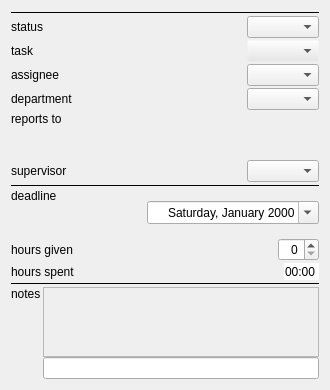
<?xml version="1.0" encoding="UTF-8"?>
<ui version="4.0">
 <class>Form</class>
 <widget class="QWidget" name="Form">
  <property name="geometry">
   <rect>
    <x>0</x>
    <y>0</y>
    <width>330</width>
    <height>390</height>
   </rect>
  </property>
  <property name="sizePolicy">
   <sizepolicy hsizetype="Preferred" vsizetype="Preferred">
    <horstretch>0</horstretch>
    <verstretch>0</verstretch>
   </sizepolicy>
  </property>
  <property name="windowTitle">
   <string>Form</string>
  </property>
  <layout class="QGridLayout" name="gridLayout">
   <item row="0" column="0">
    <layout class="QVBoxLayout" name="verticalLayout_4">
     <property name="spacing">
      <number>2</number>
     </property>
     <item>
      <widget class="QWidget" name="widget_comboboxes" native="true">
       <property name="enabled">
        <bool>true</bool>
       </property>
       <layout class="QGridLayout" name="gridLayout_5">
        <property name="margin">
         <number>0</number>
        </property>
        <property name="spacing">
         <number>2</number>
        </property>
        <item row="0" column="0">
         <layout class="QVBoxLayout" name="vlayout_comboboxes">
          <property name="spacing">
           <number>2</number>
          </property>
          <item>
           <widget class="Line" name="line_2">
            <property name="frameShadow">
             <enum>QFrame::Plain</enum>
            </property>
            <property name="orientation">
             <enum>Qt::Horizontal</enum>
            </property>
           </widget>
          </item>
          <item>
           <layout class="QHBoxLayout" name="horizontalLayout_12">
            <property name="spacing">
             <number>2</number>
            </property>
            <item>
             <widget class="QLabel" name="label_6">
              <property name="text">
               <string>status</string>
              </property>
             </widget>
            </item>
            <item>
             <spacer name="horizontalSpacer_5">
              <property name="orientation">
               <enum>Qt::Horizontal</enum>
              </property>
              <property name="sizeHint" stdset="0">
               <size>
                <width>0</width>
                <height>0</height>
               </size>
              </property>
             </spacer>
            </item>
            <item>
             <widget class="QComboBox" name="combobox_status">
              <property name="sizePolicy">
               <sizepolicy hsizetype="Minimum" vsizetype="Minimum">
                <horstretch>0</horstretch>
                <verstretch>0</verstretch>
               </sizepolicy>
              </property>
              <property name="sizeAdjustPolicy">
               <enum>QComboBox::AdjustToContents</enum>
              </property>
             </widget>
            </item>
           </layout>
          </item>
          <item>
           <layout class="QHBoxLayout" name="horizontalLayout_11">
            <property name="spacing">
             <number>2</number>
            </property>
            <item>
             <widget class="QLabel" name="label_7">
              <property name="text">
               <string>task</string>
              </property>
             </widget>
            </item>
            <item>
             <spacer name="horizontalSpacer_4">
              <property name="orientation">
               <enum>Qt::Horizontal</enum>
              </property>
              <property name="sizeHint" stdset="0">
               <size>
                <width>0</width>
                <height>0</height>
               </size>
              </property>
             </spacer>
            </item>
            <item>
             <widget class="QComboBox" name="combobox_task">
              <property name="sizePolicy">
               <sizepolicy hsizetype="Minimum" vsizetype="Minimum">
                <horstretch>0</horstretch>
                <verstretch>0</verstretch>
               </sizepolicy>
              </property>
              <property name="palette">
               <palette>
                <active>
                 <colorrole role="WindowText">
                  <brush brushstyle="SolidPattern">
                   <color alpha="255">
                    <red>0</red>
                    <green>0</green>
                    <blue>0</blue>
                   </color>
                  </brush>
                 </colorrole>
                 <colorrole role="Button">
                  <brush brushstyle="SolidPattern">
                   <color alpha="0">
                    <red>232</red>
                    <green>232</green>
                    <blue>232</blue>
                   </color>
                  </brush>
                 </colorrole>
                 <colorrole role="Light">
                  <brush brushstyle="SolidPattern">
                   <color alpha="0">
                    <red>255</red>
                    <green>255</green>
                    <blue>255</blue>
                   </color>
                  </brush>
                 </colorrole>
                 <colorrole role="Midlight">
                  <brush brushstyle="SolidPattern">
                   <color alpha="0">
                    <red>243</red>
                    <green>243</green>
                    <blue>243</blue>
                   </color>
                  </brush>
                 </colorrole>
                 <colorrole role="Dark">
                  <brush brushstyle="SolidPattern">
                   <color alpha="0">
                    <red>116</red>
                    <green>116</green>
                    <blue>116</blue>
                   </color>
                  </brush>
                 </colorrole>
                 <colorrole role="Mid">
                  <brush brushstyle="SolidPattern">
                   <color alpha="0">
                    <red>155</red>
                    <green>155</green>
                    <blue>155</blue>
                   </color>
                  </brush>
                 </colorrole>
                 <colorrole role="Text">
                  <brush brushstyle="SolidPattern">
                   <color alpha="255">
                    <red>0</red>
                    <green>0</green>
                    <blue>0</blue>
                   </color>
                  </brush>
                 </colorrole>
                 <colorrole role="BrightText">
                  <brush brushstyle="SolidPattern">
                   <color alpha="255">
                    <red>255</red>
                    <green>255</green>
                    <blue>255</blue>
                   </color>
                  </brush>
                 </colorrole>
                 <colorrole role="ButtonText">
                  <brush brushstyle="SolidPattern">
                   <color alpha="255">
                    <red>0</red>
                    <green>0</green>
                    <blue>0</blue>
                   </color>
                  </brush>
                 </colorrole>
                 <colorrole role="Base">
                  <brush brushstyle="SolidPattern">
                   <color alpha="255">
                    <red>255</red>
                    <green>255</green>
                    <blue>255</blue>
                   </color>
                  </brush>
                 </colorrole>
                 <colorrole role="Window">
                  <brush brushstyle="SolidPattern">
                   <color alpha="0">
                    <red>232</red>
                    <green>232</green>
                    <blue>232</blue>
                   </color>
                  </brush>
                 </colorrole>
                 <colorrole role="Shadow">
                  <brush brushstyle="SolidPattern">
                   <color alpha="255">
                    <red>0</red>
                    <green>0</green>
                    <blue>0</blue>
                   </color>
                  </brush>
                 </colorrole>
                 <colorrole role="AlternateBase">
                  <brush brushstyle="SolidPattern">
                   <color alpha="127">
                    <red>243</red>
                    <green>243</green>
                    <blue>243</blue>
                   </color>
                  </brush>
                 </colorrole>
                 <colorrole role="ToolTipBase">
                  <brush brushstyle="SolidPattern">
                   <color alpha="255">
                    <red>255</red>
                    <green>255</green>
                    <blue>220</blue>
                   </color>
                  </brush>
                 </colorrole>
                 <colorrole role="ToolTipText">
                  <brush brushstyle="SolidPattern">
                   <color alpha="255">
                    <red>0</red>
                    <green>0</green>
                    <blue>0</blue>
                   </color>
                  </brush>
                 </colorrole>
                </active>
                <inactive>
                 <colorrole role="WindowText">
                  <brush brushstyle="SolidPattern">
                   <color alpha="255">
                    <red>0</red>
                    <green>0</green>
                    <blue>0</blue>
                   </color>
                  </brush>
                 </colorrole>
                 <colorrole role="Button">
                  <brush brushstyle="SolidPattern">
                   <color alpha="0">
                    <red>232</red>
                    <green>232</green>
                    <blue>232</blue>
                   </color>
                  </brush>
                 </colorrole>
                 <colorrole role="Light">
                  <brush brushstyle="SolidPattern">
                   <color alpha="0">
                    <red>255</red>
                    <green>255</green>
                    <blue>255</blue>
                   </color>
                  </brush>
                 </colorrole>
                 <colorrole role="Midlight">
                  <brush brushstyle="SolidPattern">
                   <color alpha="0">
                    <red>243</red>
                    <green>243</green>
                    <blue>243</blue>
                   </color>
                  </brush>
                 </colorrole>
                 <colorrole role="Dark">
                  <brush brushstyle="SolidPattern">
                   <color alpha="0">
                    <red>116</red>
                    <green>116</green>
                    <blue>116</blue>
                   </color>
                  </brush>
                 </colorrole>
                 <colorrole role="Mid">
                  <brush brushstyle="SolidPattern">
                   <color alpha="0">
                    <red>155</red>
                    <green>155</green>
                    <blue>155</blue>
                   </color>
                  </brush>
                 </colorrole>
                 <colorrole role="Text">
                  <brush brushstyle="SolidPattern">
                   <color alpha="255">
                    <red>0</red>
                    <green>0</green>
                    <blue>0</blue>
                   </color>
                  </brush>
                 </colorrole>
                 <colorrole role="BrightText">
                  <brush brushstyle="SolidPattern">
                   <color alpha="255">
                    <red>255</red>
                    <green>255</green>
                    <blue>255</blue>
                   </color>
                  </brush>
                 </colorrole>
                 <colorrole role="ButtonText">
                  <brush brushstyle="SolidPattern">
                   <color alpha="255">
                    <red>0</red>
                    <green>0</green>
                    <blue>0</blue>
                   </color>
                  </brush>
                 </colorrole>
                 <colorrole role="Base">
                  <brush brushstyle="SolidPattern">
                   <color alpha="255">
                    <red>255</red>
                    <green>255</green>
                    <blue>255</blue>
                   </color>
                  </brush>
                 </colorrole>
                 <colorrole role="Window">
                  <brush brushstyle="SolidPattern">
                   <color alpha="0">
                    <red>232</red>
                    <green>232</green>
                    <blue>232</blue>
                   </color>
                  </brush>
                 </colorrole>
                 <colorrole role="Shadow">
                  <brush brushstyle="SolidPattern">
                   <color alpha="255">
                    <red>0</red>
                    <green>0</green>
                    <blue>0</blue>
                   </color>
                  </brush>
                 </colorrole>
                 <colorrole role="AlternateBase">
                  <brush brushstyle="SolidPattern">
                   <color alpha="127">
                    <red>243</red>
                    <green>243</green>
                    <blue>243</blue>
                   </color>
                  </brush>
                 </colorrole>
                 <colorrole role="ToolTipBase">
                  <brush brushstyle="SolidPattern">
                   <color alpha="255">
                    <red>255</red>
                    <green>255</green>
                    <blue>220</blue>
                   </color>
                  </brush>
                 </colorrole>
                 <colorrole role="ToolTipText">
                  <brush brushstyle="SolidPattern">
                   <color alpha="255">
                    <red>0</red>
                    <green>0</green>
                    <blue>0</blue>
                   </color>
                  </brush>
                 </colorrole>
                </inactive>
                <disabled>
                 <colorrole role="WindowText">
                  <brush brushstyle="SolidPattern">
                   <color alpha="0">
                    <red>116</red>
                    <green>116</green>
                    <blue>116</blue>
                   </color>
                  </brush>
                 </colorrole>
                 <colorrole role="Button">
                  <brush brushstyle="SolidPattern">
                   <color alpha="0">
                    <red>232</red>
                    <green>232</green>
                    <blue>232</blue>
                   </color>
                  </brush>
                 </colorrole>
                 <colorrole role="Light">
                  <brush brushstyle="SolidPattern">
                   <color alpha="0">
                    <red>255</red>
                    <green>255</green>
                    <blue>255</blue>
                   </color>
                  </brush>
                 </colorrole>
                 <colorrole role="Midlight">
                  <brush brushstyle="SolidPattern">
                   <color alpha="0">
                    <red>243</red>
                    <green>243</green>
                    <blue>243</blue>
                   </color>
                  </brush>
                 </colorrole>
                 <colorrole role="Dark">
                  <brush brushstyle="SolidPattern">
                   <color alpha="0">
                    <red>116</red>
                    <green>116</green>
                    <blue>116</blue>
                   </color>
                  </brush>
                 </colorrole>
                 <colorrole role="Mid">
                  <brush brushstyle="SolidPattern">
                   <color alpha="0">
                    <red>155</red>
                    <green>155</green>
                    <blue>155</blue>
                   </color>
                  </brush>
                 </colorrole>
                 <colorrole role="Text">
                  <brush brushstyle="SolidPattern">
                   <color alpha="0">
                    <red>116</red>
                    <green>116</green>
                    <blue>116</blue>
                   </color>
                  </brush>
                 </colorrole>
                 <colorrole role="BrightText">
                  <brush brushstyle="SolidPattern">
                   <color alpha="255">
                    <red>255</red>
                    <green>255</green>
                    <blue>255</blue>
                   </color>
                  </brush>
                 </colorrole>
                 <colorrole role="ButtonText">
                  <brush brushstyle="SolidPattern">
                   <color alpha="0">
                    <red>116</red>
                    <green>116</green>
                    <blue>116</blue>
                   </color>
                  </brush>
                 </colorrole>
                 <colorrole role="Base">
                  <brush brushstyle="SolidPattern">
                   <color alpha="0">
                    <red>232</red>
                    <green>232</green>
                    <blue>232</blue>
                   </color>
                  </brush>
                 </colorrole>
                 <colorrole role="Window">
                  <brush brushstyle="SolidPattern">
                   <color alpha="0">
                    <red>232</red>
                    <green>232</green>
                    <blue>232</blue>
                   </color>
                  </brush>
                 </colorrole>
                 <colorrole role="Shadow">
                  <brush brushstyle="SolidPattern">
                   <color alpha="255">
                    <red>0</red>
                    <green>0</green>
                    <blue>0</blue>
                   </color>
                  </brush>
                 </colorrole>
                 <colorrole role="AlternateBase">
                  <brush brushstyle="SolidPattern">
                   <color alpha="0">
                    <red>232</red>
                    <green>232</green>
                    <blue>232</blue>
                   </color>
                  </brush>
                 </colorrole>
                 <colorrole role="ToolTipBase">
                  <brush brushstyle="SolidPattern">
                   <color alpha="255">
                    <red>255</red>
                    <green>255</green>
                    <blue>220</blue>
                   </color>
                  </brush>
                 </colorrole>
                 <colorrole role="ToolTipText">
                  <brush brushstyle="SolidPattern">
                   <color alpha="255">
                    <red>0</red>
                    <green>0</green>
                    <blue>0</blue>
                   </color>
                  </brush>
                 </colorrole>
                </disabled>
               </palette>
              </property>
              <property name="sizeAdjustPolicy">
               <enum>QComboBox::AdjustToContents</enum>
              </property>
             </widget>
            </item>
           </layout>
          </item>
          <item>
           <layout class="QHBoxLayout" name="horizontalLayout_10">
            <property name="spacing">
             <number>2</number>
            </property>
            <item>
             <widget class="QLabel" name="label_4">
              <property name="text">
               <string>assignee</string>
              </property>
             </widget>
            </item>
            <item>
             <spacer name="horizontalSpacer_3">
              <property name="orientation">
               <enum>Qt::Horizontal</enum>
              </property>
              <property name="sizeHint" stdset="0">
               <size>
                <width>0</width>
                <height>0</height>
               </size>
              </property>
             </spacer>
            </item>
            <item>
             <widget class="QComboBox" name="combobox_assignee">
              <property name="sizePolicy">
               <sizepolicy hsizetype="Minimum" vsizetype="Minimum">
                <horstretch>0</horstretch>
                <verstretch>0</verstretch>
               </sizepolicy>
              </property>
              <property name="sizeAdjustPolicy">
               <enum>QComboBox::AdjustToContents</enum>
              </property>
             </widget>
            </item>
           </layout>
          </item>
          <item>
           <layout class="QHBoxLayout" name="horizontalLayout_17">
            <property name="spacing">
             <number>2</number>
            </property>
            <item>
             <widget class="QLabel" name="label_13">
              <property name="text">
               <string>department</string>
              </property>
             </widget>
            </item>
            <item>
             <spacer name="horizontalSpacer_10">
              <property name="orientation">
               <enum>Qt::Horizontal</enum>
              </property>
              <property name="sizeHint" stdset="0">
               <size>
                <width>0</width>
                <height>0</height>
               </size>
              </property>
             </spacer>
            </item>
            <item>
             <widget class="QComboBox" name="combobox_department">
              <property name="sizePolicy">
               <sizepolicy hsizetype="Minimum" vsizetype="Minimum">
                <horstretch>0</horstretch>
                <verstretch>0</verstretch>
               </sizepolicy>
              </property>
              <property name="sizeAdjustPolicy">
               <enum>QComboBox::AdjustToContents</enum>
              </property>
             </widget>
            </item>
           </layout>
          </item>
          <item>
           <layout class="QHBoxLayout" name="horizontalLayout_3">
            <property name="spacing">
             <number>2</number>
            </property>
            <item>
             <layout class="QVBoxLayout" name="verticalLayout_6">
              <property name="spacing">
               <number>0</number>
              </property>
              <item>
               <widget class="QLabel" name="label_10">
                <property name="text">
                 <string>reports to</string>
                </property>
               </widget>
              </item>
              <item>
               <spacer name="verticalSpacer_2">
                <property name="orientation">
                 <enum>Qt::Vertical</enum>
                </property>
                <property name="sizeHint" stdset="0">
                 <size>
                  <width>20</width>
                  <height>40</height>
                 </size>
                </property>
               </spacer>
              </item>
             </layout>
            </item>
            <item>
             <spacer name="horizontalSpacer">
              <property name="orientation">
               <enum>Qt::Horizontal</enum>
              </property>
              <property name="sizeType">
               <enum>QSizePolicy::MinimumExpanding</enum>
              </property>
              <property name="sizeHint" stdset="0">
               <size>
                <width>10</width>
                <height>0</height>
               </size>
              </property>
             </spacer>
            </item>
            <item>
             <layout class="QVBoxLayout" name="vlayout_reports_to">
              <property name="spacing">
               <number>0</number>
              </property>
             </layout>
            </item>
           </layout>
          </item>
          <item>
           <layout class="QHBoxLayout" name="horizontalLayout_16">
            <property name="spacing">
             <number>2</number>
            </property>
            <item>
             <widget class="QLabel" name="label_5">
              <property name="text">
               <string>supervisor</string>
              </property>
             </widget>
            </item>
            <item>
             <spacer name="horizontalSpacer_9">
              <property name="orientation">
               <enum>Qt::Horizontal</enum>
              </property>
              <property name="sizeHint" stdset="0">
               <size>
                <width>0</width>
                <height>0</height>
               </size>
              </property>
             </spacer>
            </item>
            <item>
             <widget class="QComboBox" name="combobox_supervisor">
              <property name="sizePolicy">
               <sizepolicy hsizetype="Minimum" vsizetype="Minimum">
                <horstretch>0</horstretch>
                <verstretch>0</verstretch>
               </sizepolicy>
              </property>
              <property name="sizeAdjustPolicy">
               <enum>QComboBox::AdjustToContents</enum>
              </property>
             </widget>
            </item>
           </layout>
          </item>
          <item>
           <widget class="Line" name="line">
            <property name="frameShadow">
             <enum>QFrame::Plain</enum>
            </property>
            <property name="orientation">
             <enum>Qt::Horizontal</enum>
            </property>
           </widget>
          </item>
          <item>
           <layout class="QHBoxLayout" name="horizontalLayout_13">
            <property name="spacing">
             <number>2</number>
            </property>
            <item>
             <layout class="QVBoxLayout" name="verticalLayout">
              <property name="spacing">
               <number>0</number>
              </property>
              <item>
               <widget class="QLabel" name="label_2">
                <property name="text">
                 <string>deadline</string>
                </property>
               </widget>
              </item>
              <item>
               <spacer name="verticalSpacer">
                <property name="orientation">
                 <enum>Qt::Vertical</enum>
                </property>
                <property name="sizeHint" stdset="0">
                 <size>
                  <width>20</width>
                  <height>40</height>
                 </size>
                </property>
               </spacer>
              </item>
             </layout>
            </item>
            <item>
             <spacer name="horizontalSpacer_6">
              <property name="orientation">
               <enum>Qt::Horizontal</enum>
              </property>
              <property name="sizeHint" stdset="0">
               <size>
                <width>0</width>
                <height>0</height>
               </size>
              </property>
             </spacer>
            </item>
            <item>
             <widget class="QDateEdit" name="dateEdit">
              <property name="alignment">
               <set>Qt::AlignRight|Qt::AlignTrailing|Qt::AlignVCenter</set>
              </property>
              <property name="displayFormat">
               <string>dddd, MMMM yyyy</string>
              </property>
              <property name="calendarPopup">
               <bool>true</bool>
              </property>
             </widget>
            </item>
           </layout>
          </item>
          <item>
           <layout class="QHBoxLayout" name="horizontalLayout_14">
            <property name="spacing">
             <number>2</number>
            </property>
            <item>
             <widget class="QLabel" name="label">
              <property name="text">
               <string>hours given</string>
              </property>
             </widget>
            </item>
            <item>
             <spacer name="horizontalSpacer_7">
              <property name="orientation">
               <enum>Qt::Horizontal</enum>
              </property>
              <property name="sizeHint" stdset="0">
               <size>
                <width>0</width>
                <height>0</height>
               </size>
              </property>
             </spacer>
            </item>
            <item>
             <widget class="QTimeEdit" name="timeEdit_timeGiven">
              <property name="alignment">
               <set>Qt::AlignRight|Qt::AlignTrailing|Qt::AlignVCenter</set>
              </property>
              <property name="displayFormat">
               <string>h</string>
              </property>
             </widget>
            </item>
           </layout>
          </item>
          <item>
           <layout class="QHBoxLayout" name="horizontalLayout_15">
            <property name="spacing">
             <number>2</number>
            </property>
            <item>
             <widget class="QLabel" name="label_3">
              <property name="text">
               <string>hours spent</string>
              </property>
             </widget>
            </item>
            <item>
             <spacer name="horizontalSpacer_8">
              <property name="orientation">
               <enum>Qt::Horizontal</enum>
              </property>
              <property name="sizeHint" stdset="0">
               <size>
                <width>0</width>
                <height>0</height>
               </size>
              </property>
             </spacer>
            </item>
            <item>
             <widget class="QTimeEdit" name="timeEdit_timeSpent">
              <property name="frame">
               <bool>false</bool>
              </property>
              <property name="alignment">
               <set>Qt::AlignRight|Qt::AlignTrailing|Qt::AlignVCenter</set>
              </property>
              <property name="readOnly">
               <bool>true</bool>
              </property>
              <property name="buttonSymbols">
               <enum>QAbstractSpinBox::NoButtons</enum>
              </property>
              <property name="displayFormat">
               <string>hh:mm</string>
              </property>
             </widget>
            </item>
           </layout>
          </item>
          <item>
           <widget class="Line" name="line_3">
            <property name="frameShadow">
             <enum>QFrame::Plain</enum>
            </property>
            <property name="orientation">
             <enum>Qt::Horizontal</enum>
            </property>
           </widget>
          </item>
          <item>
           <layout class="QHBoxLayout" name="horizontalLayout">
            <property name="spacing">
             <number>2</number>
            </property>
            <item>
             <layout class="QVBoxLayout" name="verticalLayout_2">
              <property name="spacing">
               <number>0</number>
              </property>
              <item>
               <widget class="QLabel" name="label_8">
                <property name="text">
                 <string>notes</string>
                </property>
               </widget>
              </item>
              <item>
               <spacer name="verticalSpacer_3">
                <property name="orientation">
                 <enum>Qt::Vertical</enum>
                </property>
                <property name="sizeHint" stdset="0">
                 <size>
                  <width>20</width>
                  <height>40</height>
                 </size>
                </property>
               </spacer>
              </item>
             </layout>
            </item>
            <item>
             <layout class="QVBoxLayout" name="verticalLayout_3">
              <property name="spacing">
               <number>0</number>
              </property>
              <item>
               <widget class="QScrollArea" name="scrollArea">
                <property name="widgetResizable">
                 <bool>true</bool>
                </property>
                <widget class="QWidget" name="scrollAreaWidgetContents_2">
                 <property name="geometry">
                  <rect>
                   <x>0</x>
                   <y>0</y>
                   <width>257</width>
                   <height>76</height>
                  </rect>
                 </property>
                </widget>
               </widget>
              </item>
              <item>
               <layout class="QHBoxLayout" name="horizontalLayout_2">
                <property name="spacing">
                 <number>0</number>
                </property>
                <item>
                 <widget class="QLineEdit" name="lineEdit"/>
                </item>
               </layout>
              </item>
             </layout>
            </item>
           </layout>
          </item>
         </layout>
        </item>
       </layout>
      </widget>
     </item>
    </layout>
   </item>
  </layout>
 </widget>
 <resources/>
 <connections/>
</ui>
